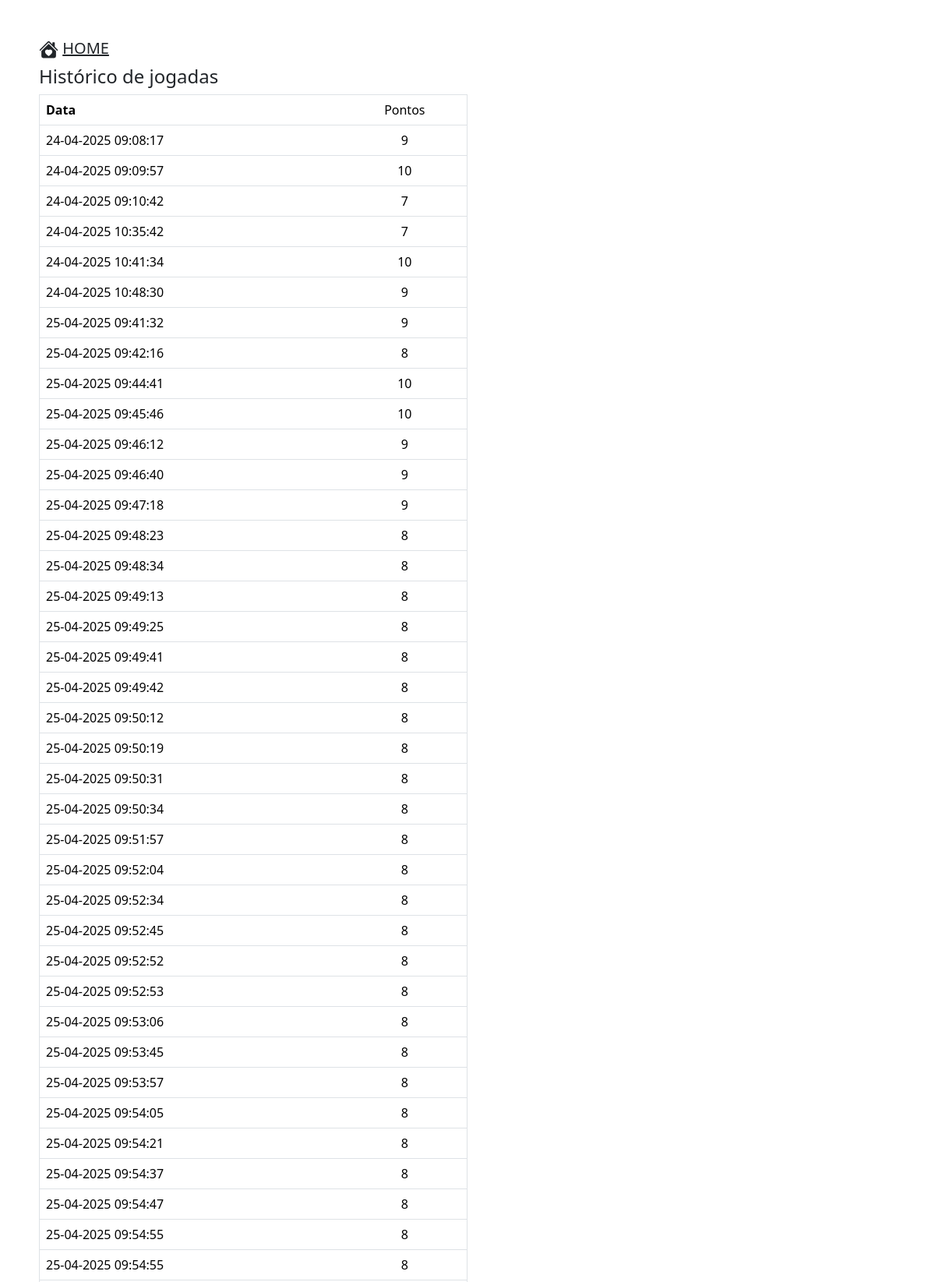
The page /view/historico.php (signed in, upper part) on the database its author committed.
### tables this page shows
CREATE TABLE IF NOT EXISTS `historico` (
  `id` int(11) NOT NULL AUTO_INCREMENT,
  `vidas` int(11) NOT NULL,
  `data` datetime NOT NULL DEFAULT current_timestamp(),
  `usuario` varchar(255) DEFAULT NULL,
  PRIMARY KEY (`id`)
);

### model/DaoJogador.php (called while the page is built, shortened)
<?php
class DaoJogador
{
    public static function historicoJogada($pdo,$nome)
    {
        $sql = "SELECT * FROM historico WHERE usuario = '$nome'";
        $stmt = $pdo->prepare($sql);
        $stmt->execute();
        return $stmt->fetchAll(PDO::FETCH_ASSOC);
    }
}

### view/historico.php (the view, shortened to what this page needs)
<?php
require_once '../model/conexao.php';
require_once  '../model/DaoJogador.php';
$conexao  = new conexao();
$pdo = $conexao->getPdo();
$dados = DaoJogador::historicoJogada($pdo,$_SESSION['usuario']);
?>
<link rel="stylesheet" href="css.css">
<link href="https://cdn.jsdelivr.net/npm/bootstrap@5.3.5/dist/css/bootstrap.min.css" rel="stylesheet">
<div class="historico2 ">
<h5>
<a href="index.php" class="text-dark"> HOME </a> </h5>
<h4>Histórico de jogadas</h4>
<table border="1" cellpadding="10" class="table">
    <thead>
    <tr>
        <th>Data</th>
        <td align='center'> Pontos</td>
    </tr>
    </thead>
    <tbody>
<?php foreach ($dados as $dados){ ?>
    <tr>
        <td><?php
        $dataFormatada = date('d-m-Y H:i:s', strtotime($dados['data']));
        echo $dataFormatada;?></td>
        <td align='center'><?php echo $dados['vidas']; ?></td>
    </tr>
    <?php } ?>
    </tbody>
</table>
</div>

### view/css.css (style rules this page uses)
a { color: aliceblue !important; }
.historico2 { margin: 50px; width: 550px; }

### rows shown on the page
historico: data "24-04-2025 09:08:17", vidas "9"
historico: data "24-04-2025 09:09:57", vidas "10"
historico: data "24-04-2025 09:10:42", vidas "7"
historico: data "24-04-2025 10:35:42", vidas "7"
historico: data "24-04-2025 10:41:34", vidas "10"
historico: data "24-04-2025 10:48:30", vidas "9"
historico: data "25-04-2025 09:41:32", vidas "9"
historico: data "25-04-2025 09:42:16", vidas "8"
historico: data "25-04-2025 09:44:41", vidas "10"
historico: data "25-04-2025 09:45:46", vidas "10"
historico: data "25-04-2025 09:46:12", vidas "9"
historico: data "25-04-2025 09:46:40", vidas "9"
historico: data "25-04-2025 09:47:18", vidas "9"
historico: data "25-04-2025 09:48:23", vidas "8"
historico: data "25-04-2025 09:48:34", vidas "8"
historico: data "25-04-2025 09:49:13", vidas "8"
historico: data "25-04-2025 09:49:25", vidas "8"
historico: data "25-04-2025 09:49:41", vidas "8"
historico: data "25-04-2025 09:49:42", vidas "8"
historico: data "25-04-2025 09:50:12", vidas "8"
historico: data "25-04-2025 09:50:19", vidas "8"
historico: data "25-04-2025 09:50:31", vidas "8"
historico: data "25-04-2025 09:50:34", vidas "8"
historico: data "25-04-2025 09:51:57", vidas "8"
historico: data "25-04-2025 09:52:04", vidas "8"
historico: data "25-04-2025 09:52:34", vidas "8"
historico: data "25-04-2025 09:52:45", vidas "8"
historico: data "25-04-2025 09:52:52", vidas "8"
historico: data "25-04-2025 09:52:53", vidas "8"
historico: data "25-04-2025 09:53:06", vidas "8"
historico: data "25-04-2025 09:53:45", vidas "8"
historico: data "25-04-2025 09:53:57", vidas "8"
historico: data "25-04-2025 09:54:05", vidas "8"
historico: data "25-04-2025 09:54:21", vidas "8"
historico: data "25-04-2025 09:54:37", vidas "8"
historico: data "25-04-2025 09:54:47", vidas "8"
historico: data "25-04-2025 09:54:55", vidas "8"
historico: data "25-04-2025 09:54:55", vidas "8"
